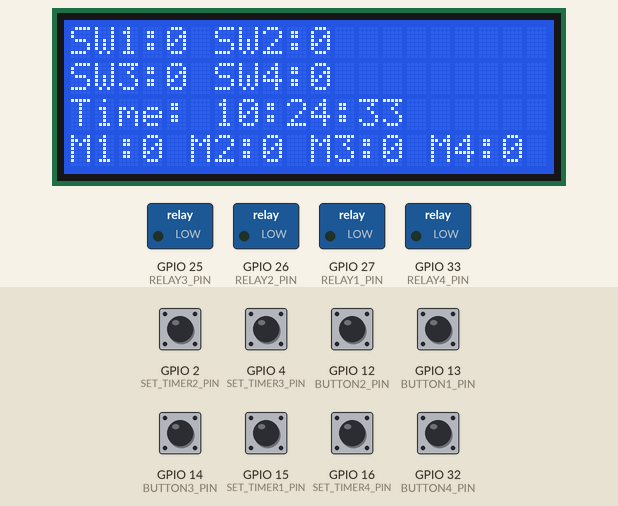
A sketch run on a simulated ESP32. Parts: 20×4 character LCD, switched loads named in the sketch (green lamp = pin HIGH). Inputs (shaded band) come from the test bench; at power-on: GPIO 2 (SET_TIMER2_PIN), GPIO 4 (SET_TIMER3_PIN), GPIO 12 (BUTTON2_PIN), GPIO 13 (BUTTON1_PIN), GPIO 14 (BUTTON3_PIN), GPIO 15 (SET_TIMER1_PIN), GPIO 16 (SET_TIMER4_PIN), GPIO 32 (BUTTON4_PIN) HIGH. WiFi joins after 1.5 s; servers stay silent unless stated; network time is answered at once with the bench clock; the local clock reads 2024-03-15 10:24:30 at power-on unless the sketch sets it; the Firebase database answers and starts empty; what the sketch prints to the serial monitor is not drawn.

Above: at 5.0 s.
5.1 s: GPIO 2 (SET_TIMER2_PIN) pulled LOW for 1.5 s
At 7.9 s:
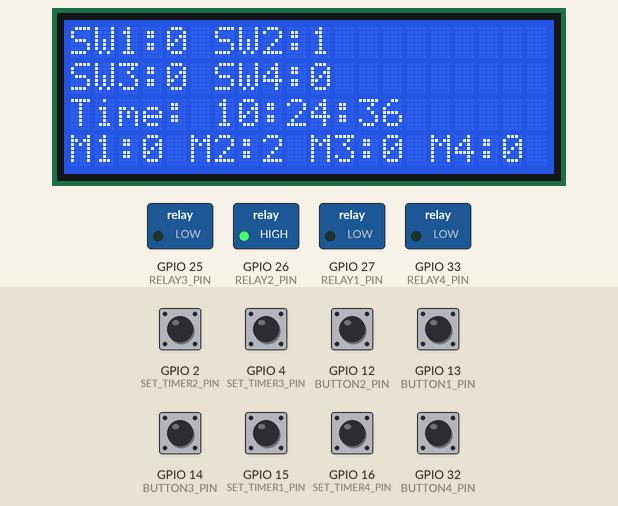
11.1 s: GPIO 13 (BUTTON1_PIN) pulled LOW for 1.5 s
At 12.5 s:
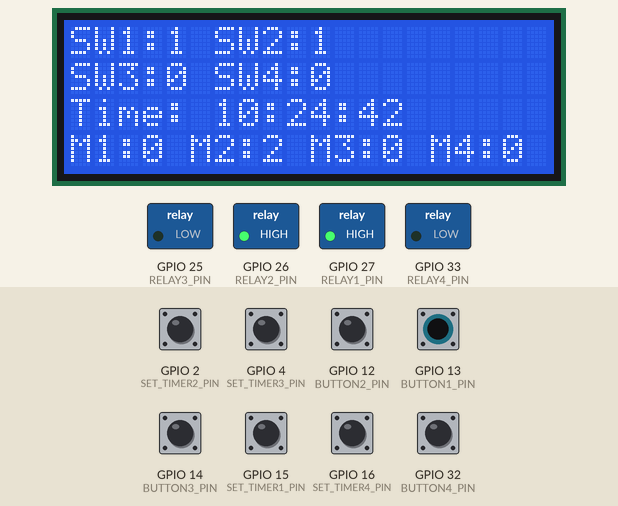
17.1 s: GPIO 14 (BUTTON3_PIN) pulled LOW for 1.5 s
At 22.7 s:
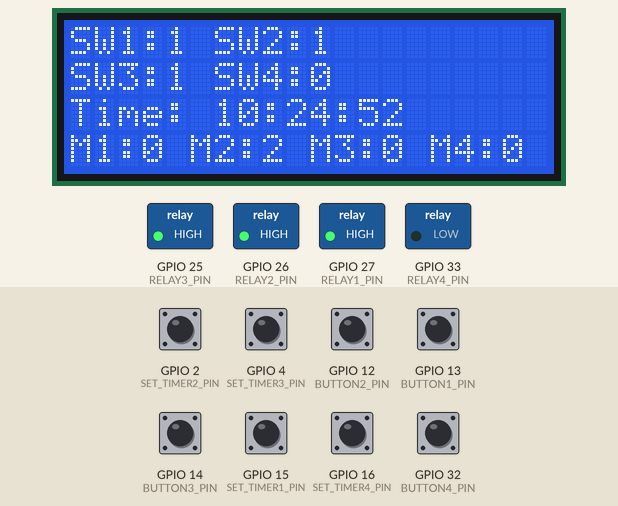
23.1 s: GPIO 15 (SET_TIMER1_PIN) pulled LOW for 1.5 s
At 24.8 s:
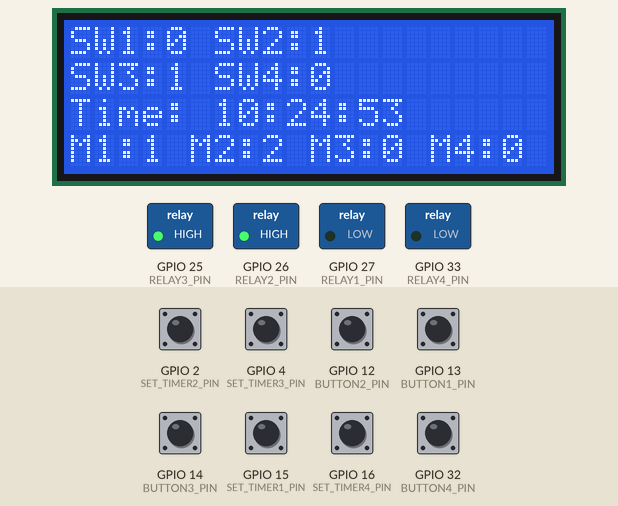
29.1 s: GPIO 32 (BUTTON4_PIN) pulled LOW for 1.5 s
At 30.8 s:
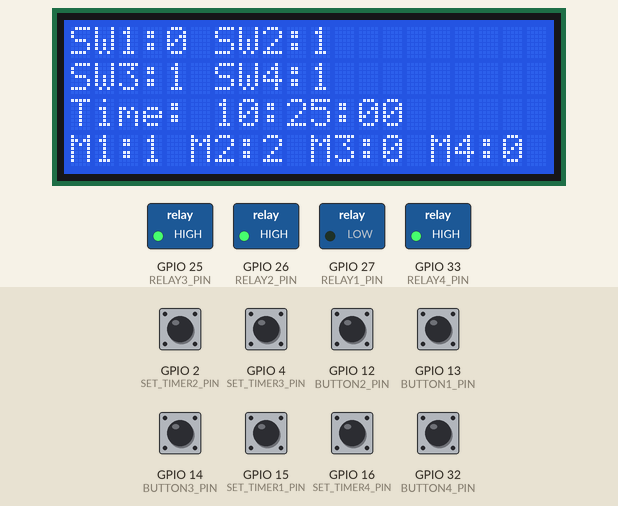
35.1 s: GPIO 4 (SET_TIMER3_PIN) pulled LOW for 1.5 s
At 36.5 s:
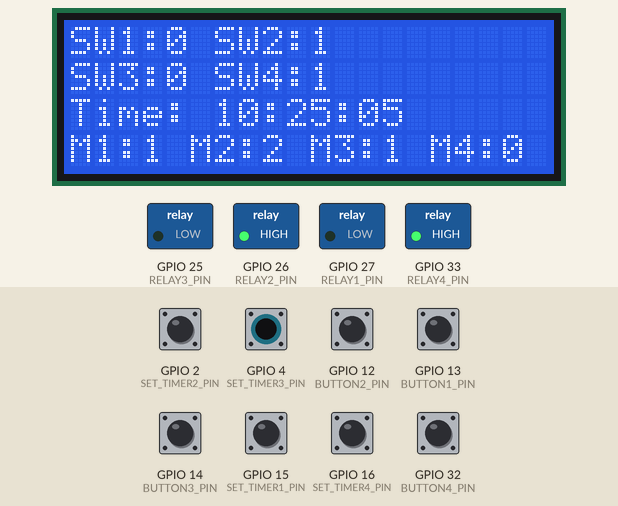
Timing chart, 0 to 38.1 s (numbered marks = the images above; inputs shaded):
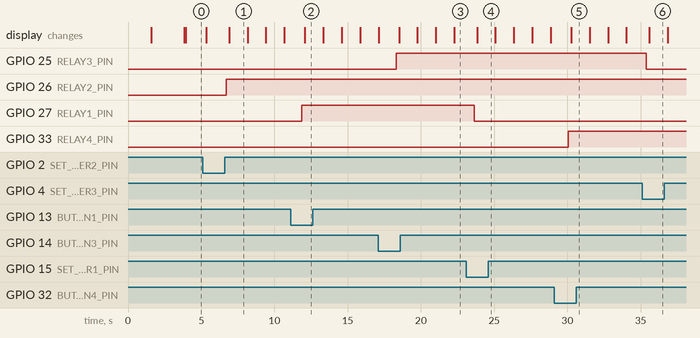

The sketch:

Code-PROJECT.ino
```cpp
#include <WiFi.h>
#include <Firebase_ESP_Client.h>
#include "addons/TokenHelper.h"
#include "addons/RTDBHelper.h"
#include <Wire.h>
#include <LiquidCrystal_I2C.h>
#include <WiFiUdp.h>
#include <NTPClient.h>

// LCD
LiquidCrystal_I2C lcd(0x27, 20, 4);

// WiFi & Firebase
#define WIFI_SSID "---"
#define WIFI_PASSWORD "-----"
#define API_KEY "---------"
#define DATABASE_URL "---------"

// Pins
#define RELAY1_PIN 27
#define RELAY2_PIN 26
#define RELAY3_PIN 25
#define RELAY4_PIN 33
#define BUTTON1_PIN 13
#define BUTTON2_PIN 12
#define BUTTON3_PIN 14
#define BUTTON4_PIN 32
#define SET_TIMER1_PIN 15
#define SET_TIMER2_PIN 2
#define SET_TIMER3_PIN 4
#define SET_TIMER4_PIN 16

FirebaseData fbdo;
FirebaseAuth auth;
FirebaseConfig config;

int stateRelay1 = 0, stateRelay2 = 0, stateRelay3 = 0, stateRelay4 = 0;
int mode1 = 0, mode2 = 0, mode3 = 0, mode4 = 0;

WiFiUDP ntpUDP;
NTPClient timeClient(ntpUDP, "pool.ntp.org", 28800, 60000);

// Firebase paths
String relayPath1 = "/Button/SW1";
String relayPath2 = "/Button/SW2";
String relayPath3 = "/Button/SW3";
String relayPath4 = "/Button/SW4";
String modePath1 = "/Modes/Mode1";
String modePath2 = "/Modes/Mode2";
String modePath3 = "/Modes/Mode3";
String modePath4 = "/Modes/Mode4";

// Timing
unsigned long sendDataPrevMillis = 0;
unsigned long lastLCDUpdate = 0;
const unsigned long lcdInterval = 1000;
const unsigned long debounceDelay = 200;
unsigned long debounceTimers[8] = {0};  // 4 manual + 4 mode buttons

bool signupOK = false;

void setup() {
  Serial.begin(115200);
  lcd.init();
  lcd.backlight();
  lcd.setCursor(0, 0);
  lcd.print("Connecting WiFi...");

  WiFi.begin(WIFI_SSID, WIFI_PASSWORD);
  while (WiFi.status() != WL_CONNECTED) {
    delay(300);
    Serial.print(".");
  }
  lcd.setCursor(0, 1);
  lcd.print("WiFi Connected");
  delay(1000);

  config.api_key = API_KEY;
  config.database_url = DATABASE_URL;
  config.token_status_callback = tokenStatusCallback;

  if (Firebase.signUp(&config, &auth, "", "")) {
    signupOK = true;
  } else {
    Serial.printf("Firebase SignUp Failed: %s\n", config.signer.signupError.message.c_str());
  }

  Firebase.begin(&config, &auth);
  Firebase.reconnectWiFi(true);
  timeClient.begin();

  pinMode(RELAY1_PIN, OUTPUT);
  pinMode(RELAY2_PIN, OUTPUT);
  pinMode(RELAY3_PIN, OUTPUT);
  pinMode(RELAY4_PIN, OUTPUT);

  pinMode(BUTTON1_PIN, INPUT_PULLUP);
  pinMode(BUTTON2_PIN, INPUT_PULLUP);
  pinMode(BUTTON3_PIN, INPUT_PULLUP);
  pinMode(BUTTON4_PIN, INPUT_PULLUP);
  pinMode(SET_TIMER1_PIN, INPUT_PULLUP);
  pinMode(SET_TIMER2_PIN, INPUT_PULLUP);
  pinMode(SET_TIMER3_PIN, INPUT_PULLUP);
  pinMode(SET_TIMER4_PIN, INPUT_PULLUP);

  // Load saved states from Firebase
  Firebase.RTDB.getInt(&fbdo, relayPath1.c_str(), &stateRelay1);
  Firebase.RTDB.getInt(&fbdo, relayPath2.c_str(), &stateRelay2);
  Firebase.RTDB.getInt(&fbdo, relayPath3.c_str(), &stateRelay3);
  Firebase.RTDB.getInt(&fbdo, relayPath4.c_str(), &stateRelay4);

  Firebase.RTDB.getInt(&fbdo, modePath1.c_str(), &mode1);
  Firebase.RTDB.getInt(&fbdo, modePath2.c_str(), &mode2);
  Firebase.RTDB.getInt(&fbdo, modePath3.c_str(), &mode3);
  Firebase.RTDB.getInt(&fbdo, modePath4.c_str(), &mode4);

  digitalWrite(RELAY1_PIN, stateRelay1);
  digitalWrite(RELAY2_PIN, stateRelay2);
  digitalWrite(RELAY3_PIN, stateRelay3);
  digitalWrite(RELAY4_PIN, stateRelay4);

  updateLCD();
}

void loop() {
  timeClient.update();

  checkButton(BUTTON1_PIN, stateRelay1, RELAY1_PIN, relayPath1, mode1, 0);
  checkButton(BUTTON2_PIN, stateRelay2, RELAY2_PIN, relayPath2, mode2, 1);
  checkButton(BUTTON3_PIN, stateRelay3, RELAY3_PIN, relayPath3, mode3, 2);
  checkButton(BUTTON4_PIN, stateRelay4, RELAY4_PIN, relayPath4, mode4, 3);

  checkTimerMode(SET_TIMER1_PIN, mode1, modePath1, 4);
  checkTimerMode(SET_TIMER2_PIN, mode2, modePath2, 5);
  checkTimerMode(SET_TIMER3_PIN, mode3, modePath3, 6);
  checkTimerMode(SET_TIMER4_PIN, mode4, modePath4, 7);

  handleTimerMode(mode1, RELAY1_PIN, stateRelay1, relayPath1);
  handleTimerMode(mode2, RELAY2_PIN, stateRelay2, relayPath2);
  handleTimerMode(mode3, RELAY3_PIN, stateRelay3, relayPath3);
  handleTimerMode(mode4, RELAY4_PIN, stateRelay4, relayPath4);

  if (millis() - lastLCDUpdate > lcdInterval) {
    updateLCD();
    lastLCDUpdate = millis();
  }

  if (Firebase.ready() && signupOK && (millis() - sendDataPrevMillis > 300)) {
    sendDataPrevMillis = millis();
    Firebase.RTDB.setInt(&fbdo, relayPath1.c_str(), stateRelay1);
    Firebase.RTDB.setInt(&fbdo, relayPath2.c_str(), stateRelay2);
    Firebase.RTDB.setInt(&fbdo, relayPath3.c_str(), stateRelay3);
    Firebase.RTDB.setInt(&fbdo, relayPath4.c_str(), stateRelay4);
    Firebase.RTDB.setInt(&fbdo, modePath1.c_str(), mode1);
    Firebase.RTDB.setInt(&fbdo, modePath2.c_str(), mode2);
    Firebase.RTDB.setInt(&fbdo, modePath3.c_str(), mode3);
    Firebase.RTDB.setInt(&fbdo, modePath4.c_str(), mode4);
  }
}

void updateLCD() {
  lcd.clear();
  lcd.setCursor(0, 0);
  lcd.print("SW1:" + String(stateRelay1) + " SW2:" + String(stateRelay2));
  lcd.setCursor(0, 1);
  lcd.print("SW3:" + String(stateRelay3) + " SW4:" + String(stateRelay4));
  lcd.setCursor(0, 2);
  lcd.print("Time: " + timeClient.getFormattedTime());
  lcd.setCursor(0, 3);
  lcd.print("M1:" + String(mode1) + " M2:" + String(mode2) + " M3:" + String(mode3) + " M4:" + String(mode4));
}

void checkButton(int btnPin, int &relayState, int relayPin, String path, int mode, int index) {
  if (mode != 0) return; // Disable manual control in timer mode

  if (digitalRead(btnPin) == LOW && millis() - debounceTimers[index] > debounceDelay) {
    relayState = !relayState;
    digitalWrite(relayPin, relayState);
    Firebase.RTDB.setInt(&fbdo, path.c_str(), relayState);
    debounceTimers[index] = millis();
  }
}

void checkTimerMode(int pin, int &mode, String path, int index) {
  if (digitalRead(pin) == LOW && millis() - debounceTimers[index] > debounceDelay) {
    mode = (mode + 1) % 4;  // Cycle 0–3
    Firebase.RTDB.setInt(&fbdo, path.c_str(), mode);
    debounceTimers[index] = millis();
  }
}

void handleTimerMode(int mode, int pin, int &state, String path) {
  int hr = timeClient.getHours();
  bool shouldBeOn = false;

  if (mode == 1 && (hr >= 17 || hr < 5)) shouldBeOn = true;
  else if (mode == 2 && (hr >= 5 && hr < 12)) shouldBeOn = true;
  else if (mode == 3 && (hr >= 12 && hr < 17)) shouldBeOn = true;

  if (mode != 0) {
    if (shouldBeOn && state == 0) {
      state = 1;
      digitalWrite(pin, HIGH);
      Firebase.RTDB.setInt(&fbdo, path.c_str(), state);
    } else if (!shouldBeOn && state == 1) {
      state = 0;
      digitalWrite(pin, LOW);
      Firebase.RTDB.setInt(&fbdo, path.c_str(), state);
    }
  }
}
```

Measured:
- after the input at 5.1 s, GPIO 26 (RELAY2_PIN): LOW → HIGH after 1.6 s
- after the input at 11.1 s, GPIO 27 (RELAY1_PIN): LOW → HIGH after 0.77 s
- after the input at 17.1 s, GPIO 25 (RELAY3_PIN): LOW → HIGH after 1.2 s
- after the input at 23.1 s, GPIO 27 (RELAY1_PIN): HIGH → LOW after 0.53 s
- after the input at 29.1 s, GPIO 33 (RELAY4_PIN): LOW → HIGH after 0.96 s
- after the input at 35.1 s, GPIO 25 (RELAY3_PIN): HIGH → LOW after 0.29 s
